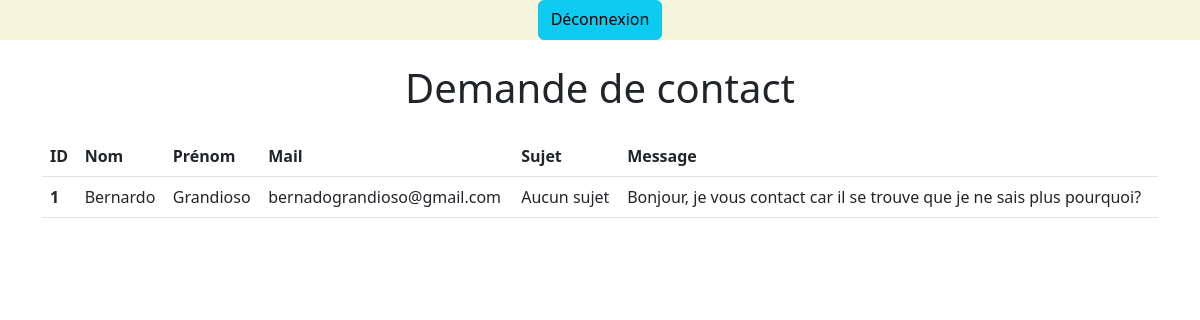
The page /Admin/Formulaire/single.php?id=1 (signed in) on the database its author committed.
### tables this page shows
CREATE TABLE IF NOT EXISTS `contact` (
  `id` int(11) NOT NULL AUTO_INCREMENT,
  `nom` varchar(255) NOT NULL,
  `prenom` varchar(255) NOT NULL,
  `mail` varchar(255) NOT NULL,
  `sujet` varchar(255) NOT NULL,
  `message` longtext NOT NULL,
  PRIMARY KEY (`id`)
);

### Admin/Formulaire/single.php (the view, shortened to what this page needs)
<?php
    if (isset($_GET['id'])) {
        $id = intval($_GET['id']);
        if ($id > 0) {
            include '../../Config/bdd.php';
            $sql = "SELECT * FROM contact WHERE id = " . $_GET['id'];
            $req = $bdd->prepare($sql);
            $req->execute([':id' => $id]);
            $contact = $req->fetch(PDO::FETCH_ASSOC);
        }
    }
    include "../Includes/head.php";
    include "../Includes/header.php";
?>
<body>
    <div class="container">
        <div class="text-center">
            <h1 class="mt-4">Demande de contact</h1>
        </div>
        <table class="table mt-4">
            <thead>
                <tr>
                    <th scope="col">ID</th>
                    <th scope="col">Nom</th>
                    <th scope="col">Prénom</th>
                    <th scope="col">Mail</th>
                    <th scope="col">Sujet</th>
                    <th scope="col">Message</th>
                </tr>
            </thead>
            <tbody>
                <tr>
                    <th scope="row"><?= $contact['id'];  ?></th>
                    <td><?= $contact['nom'];  ?></td>
                    <td><?= $contact['prenom'];  ?></td>
                    <td><?= $contact['mail'];  ?></td>
                    <td><?= $contact['sujet'];  ?></td>
                    <td><?= $contact['message'];  ?></td>
                </tr>
            </tbody>
        </table>
    </div>
</body>
</html>

### Admin/CSS/style.css (style rules this page uses)
* { margin: 0; padding: 0; }

### rows shown on the page
contact: id "1", nom "Bernardo", prenom "Grandioso", mail "bernadograndioso@gmail.com", sujet "Aucun sujet", message "Bonjour, je vous contact car il se trouve que je ne sais plus pourquoi?"
